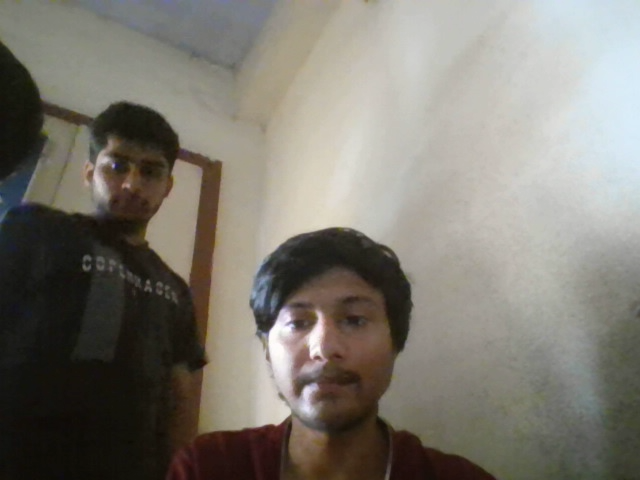
#> input picture KYC/photos/id.jpg, 640 x 480 px
$ python main1.py
#> lines starting #> are read from the running program, lines starting #| are printed output that depends on the picture; after the words box and inside, x2 and y2 are one past the last pixel; in counts of white or black regions, pixels touching at a corner belong together
import cv2
import pytesseract
import re

def extract_information(text):
    # Initialize variables to store extracted information
    name = None
    dob = None
    gender = None
    aadhaar_number = None

    # Extract name
    name_match = re.search(r'(?<=\nafer at\n)([A-Za-z ]+)', text)
    if name_match:
        name = name_match.group(1).strip()
    else:
        name_match = re.search(r'a¢\s*([A-Za-z ]+)', text)
    if name_match:
        name = name_match.group(1).strip()

    # Extract date of birth (DOB)
    dob_match = re.search(r'\b(\d{2}/\d{2}/\d{4})\b', text)
    if dob_match:
        dob = dob_match.group(0).strip()

    # Extract gender
    gender_match = re.search(r'(Male|Female)', text, re.IGNORECASE)
    if gender_match:
        gender = gender_match.group(0).upper()

    # Extract Aadhaar number
    aadhaar_match = re.search(r'\b(\d{4} \d{4} \d{4})\b', text)
    if aadhaar_match:
        aadhaar_number = aadhaar_match.group(0)

    return name, dob, gender, aadhaar_number


# Path to Tesseract executable (change this to your path if necessary)
pytesseract.pytesseract.tesseract_cmd = r'C:\Program Files\Tesseract-OCR\tesseract.exe'

# Read the image
image = cv2.imread('./photos/id.jpg')
#> image is the input picture: shape (480, 640, 3); mean B, G, R 113.2, 121.9, 125.7

# Convert the image to grayscale
gray_image = cv2.cvtColor(image, cv2.COLOR_BGR2GRAY)
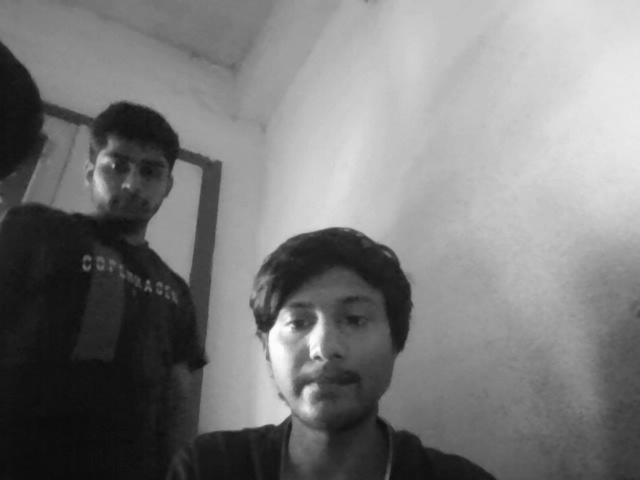
#> gray_image: shape (480, 640); min 10, max 254, mean 122

# Perform thresholding to preprocess the image (adjust threshold values as needed)
_, threshold_image = cv2.threshold(gray_image, 0, 255, cv2.THRESH_BINARY | cv2.THRESH_OTSU)
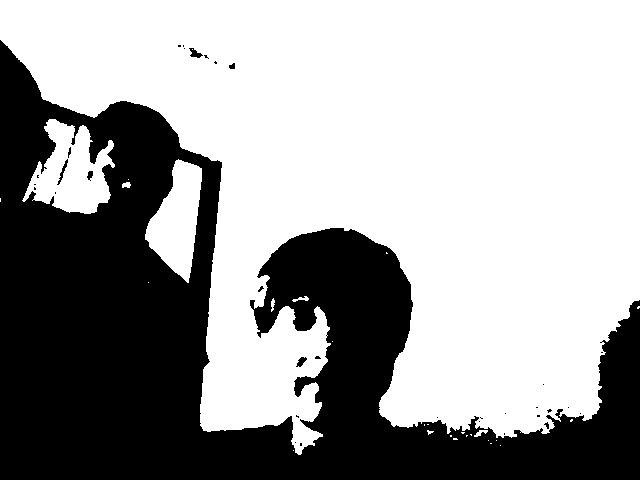
#> threshold_image: shape (480, 640); 62.3% white; 34 black regions (27 under 20 px), largest, box (x1, y1, x2, y2) and area: (0, 40, 640, 480) 115520, (189, 48, 203, 58) 71, (57, 159, 68, 185) 68

# Perform OCR (change configuration as needed)
config = '--psm 6'  # Assume a single uniform block of text
#> (the run stopped early here; a loop or call above may not have finished)

$ run again, with KYC/photos/dp.jpg copied over KYC/photos/id.jpg
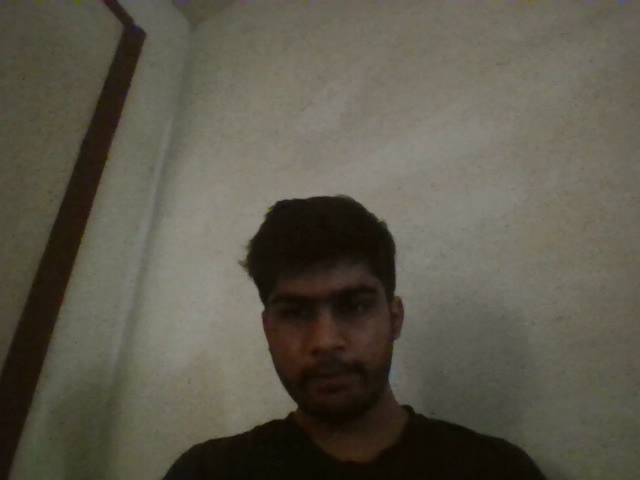
#> input picture KYC/photos/dp.jpg, 640 x 480 px
#> image is the input picture: shape (480, 640, 3); mean B, G, R 75.8, 88.6, 92.4
#> `_, threshold_image = cv2.threshold(gray_image, 0, 255, cv2.THRESH_BINA..`:
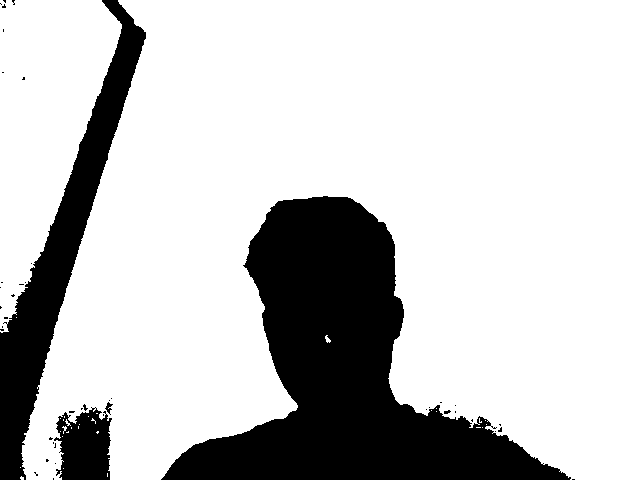
#> threshold_image: shape (480, 640); 78.2% white; 45 black regions (41 under 20 px), largest, box (x1, y1, x2, y2) and area: (161, 196, 571, 480) 47660, (0, 0, 146, 480) 15833, (54, 407, 112, 480) 3166, (105, 402, 113, 415) 44
